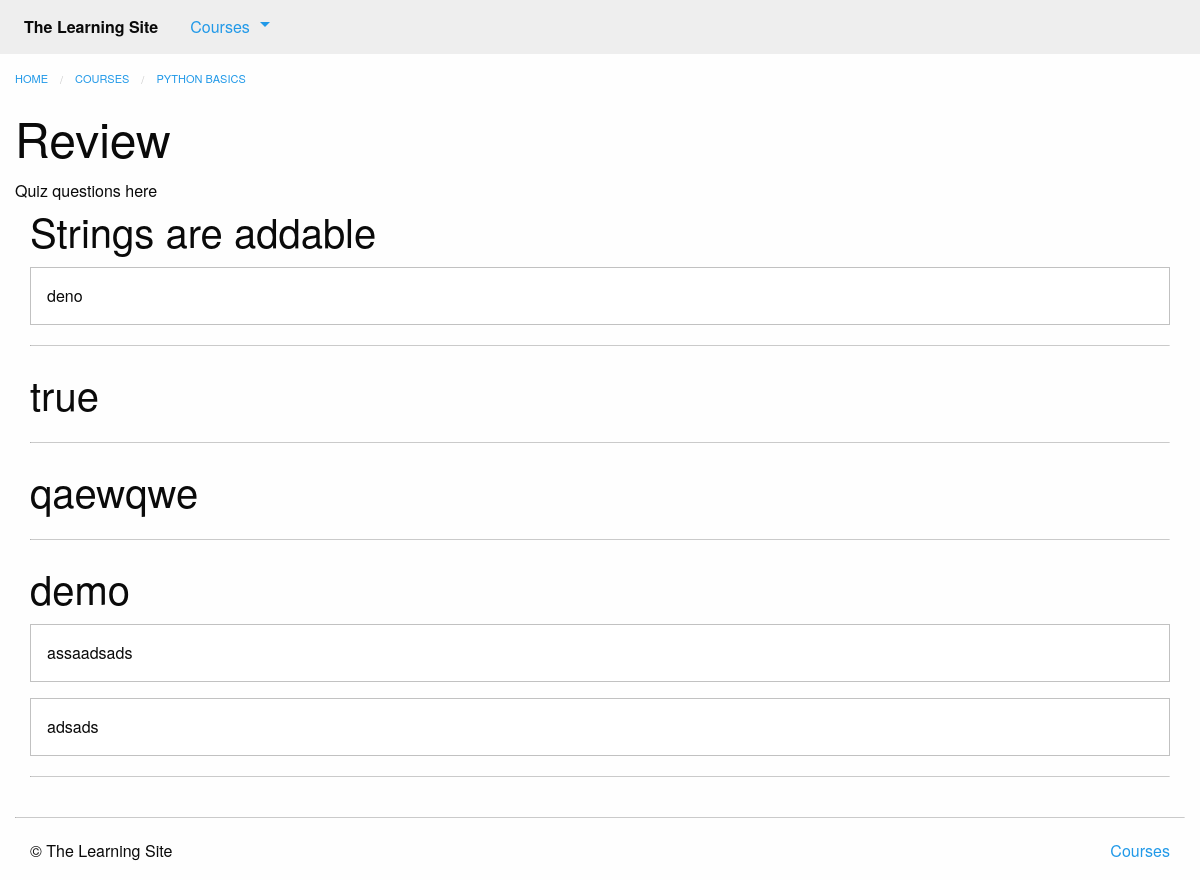
The page /courses/1/q1/ on the database its author committed.
### courses/models.py (models this page shows, shortened)
class Step(models.Model):
    title = models.CharField(max_length=255)
    description = models.TextField()
    order = models.IntegerField(default=0)
    course = models.ForeignKey(Course)
    class Meta:
        abstract = True
        ordering = ['order', ]

class Quiz(Step):
    total_question = models.IntegerField(default=4)
    class Meta:
        verbose_name = 'Quizzes'

class Course(models.Model):
    created_at = models.DateTimeField(auto_now_add=True)
    title = models.CharField(max_length=255)
    description = models.TextField()

class Question(models.Model):
    quiz = models.ForeignKey(Quiz)
    order = models.IntegerField(default=0)
    prompt = models.TextField()
    class Meta:
        ordering = ['order', ]

class Answer(models.Model):
    question = models.ForeignKey(Question)
    order = models.IntegerField(default=0)
    text = models.CharField(max_length=255)
    correct = models.BooleanField(default=False)
    class Meta:
        ordering = ['order', ]

### courses/views.py (the view)
# urls.py: url(r'(?P<course_pk>\d+)/q(?P<step_pk>\d+)/$', views.quiz_detail, name='quiz'),
def quiz_detail(request, course_pk, step_pk):
    step = get_object_or_404(models.Quiz, course_id=course_pk, pk=step_pk)
    return render(request, 'courses/quiz_detail.html', {'step': step})

### courses/templatetags/course_extras.py (called while the page is built)
@register.inclusion_tag('courses/course_nav.html')
def nav_courses_list():
    courses = Course.objects.all()[:5]
    return {'courses': courses}

### courses/templates/courses/quiz_detail.html (shortened to what this page needs)
{% extends "courses/layout.html" %}
{% load course_extras %}
{% block breadcrumbs %}
    <li><a href="{% url 'courses:detail' pk=step.course.pk %}">{{ step.course.title }}</a></li>
{% endblock %}
{% block content %}
    <div class="row columns">
        <article>
            {{ block.super }}
            <h1>{{ step.title }}</h1>
            Quiz questions here
        </article>
        <div class="columns">
            {% for question in step.question_set.all %}
                <h2>{{ question.prompt }}</h2>
                {% for answer  in question.answer_set.all %}
                    <div class="callout">{{ answer.text }}</div>
                {% endfor %}
                <hr>
            {% endfor %}
        </div>
    </div>
{% endblock content %}

### rows shown on the page
Quiz: course "PYTHON BASICS", title "Review"
Question: prompt "Strings are addable"
Answer: text "deno"
Question: prompt "true"
Question: prompt "qaewqwe"
Question: prompt "demo"
Answer: text "assaadsads"
Answer: text "adsads"
